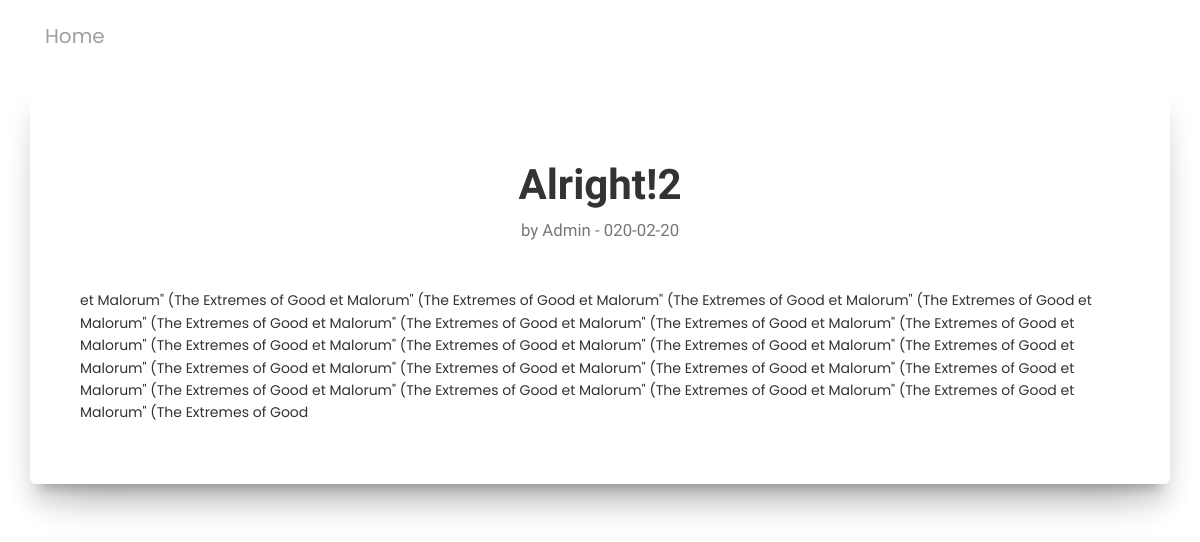
Page /content.php?content=5 on the committed database.
### tables this page shows
CREATE TABLE `content` (
  `contentId` int(255) NOT NULL,
  `userId` int(12) NOT NULL,
  `author` varchar(255) NOT NULL,
  `title` varchar(244) NOT NULL,
  `content` text DEFAULT NULL,
  `date` datetime NOT NULL DEFAULT current_timestamp()
);

### assets/includes/content_page.php (the view, shortened to what this page needs)
<?php
$contentId = $_GET["content"];
   $sql = "SELECT * FROM content WHERE contentId='$contentId'";
   $result = mysqli_query($conn, $sql);
   if (mysqli_num_rows($result) > 0) {
       while ($row = mysqli_fetch_assoc($result)) {
           $author = $row["author"];
           $title = $row["title"];
           $content = $row["content"];
           $date = $row["date"];
           $fdate = substr($date,1,10);
           echo '
           <div class="container">
                <div class="card card-content" style="width: 100%">
                    <div class="card-body">
                        <center><h1 class="card-title ">'.$title.'</h1> </center>
                        <center><h5 class="card-subtitle mb-2 text-muted card-content-title">by '.$author.' - '.$fdate.'</h5></center>
                        <p class="card-text">
                            '.$content.'
                        </p>
                        <!-- <a href="#" class="card-link">Card link</a>
                        <a href="#" class="card-link">Another link</a> -->
                    </div>
                </div>
            </div>
           ';
       }
   } else {
       echo 'No Result';
   }

### assets/css/style.css (style rules this page uses)
.card-content { padding: 50px 50px; }
.card-content-title { margin-bottom: 50px; }

### rows in the picture
content: title "Alright!2", author "Admin", date "020-02-20", content "et Malorum\" (The Extremes of Good et Malorum\" (The Extremes of Good et Malorum\" (The Extremes of Good et Malorum\" (The Extremes of Good et Malorum\" (The Extremes of Good et Malorum\" (The Extremes of Good et Malorum\" (The Extremes of Good et Malorum\" (The Extremes of Good et Malorum\" (The Extremes of Good et Malorum\" (The Extremes of Good et Malorum\" (The Extremes of Good et Malorum\" (The Extremes of Good et Malorum\" (The Extremes of Good et Malorum\" (The Extremes of Good et Malorum\" (The Extremes of Good et Malorum\" (The Extremes of Good et Malorum\" (The Extremes of Good et Malorum\" (The Extremes of Good et Malorum\" (The Extremes of Good et Malorum\" (The Extremes of Good et Malorum\" (The…"
